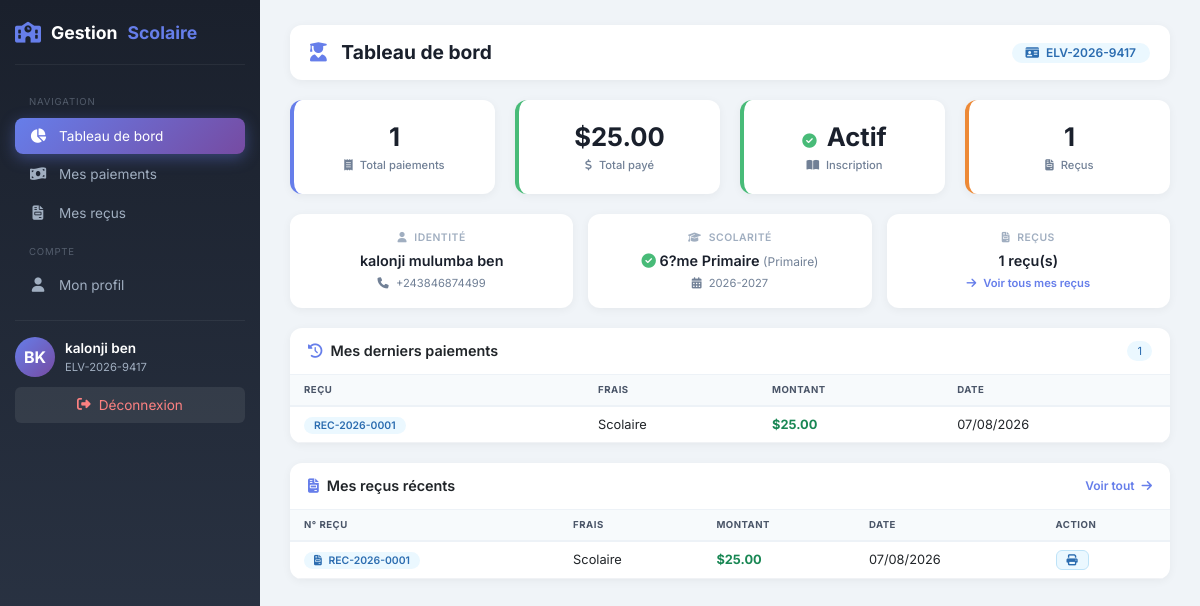
The app's page /eleve/dashboard.php (signed in) with its own data.
### tables this page shows
CREATE TABLE `eleves` (
  `idEleve` int(11) NOT NULL,
  `matricule` varchar(30) NOT NULL,
  `nom` varchar(100) NOT NULL,
  `postNom` varchar(100) DEFAULT NULL,
  `prenom` varchar(100) DEFAULT NULL,
  `lieuNaissance` varchar(100) DEFAULT NULL,
  `sexe` enum('M','F') DEFAULT NULL,
  `dateNaissance` date DEFAULT NULL,
  `adresse` varchar(255) DEFAULT NULL,
  `telephone` varchar(20) DEFAULT NULL,
  `nomPere` varchar(100) DEFAULT NULL,
  `nomMere` varchar(100) DEFAULT NULL,
  `motDePasse` varchar(255) DEFAULT NULL,
  `idUtilisateur` int(11) DEFAULT NULL
);

CREATE TABLE `inscriptions` (
  `idInscription` int(11) NOT NULL,
  `idEleve` int(11) NOT NULL,
  `idClasse` int(11) NOT NULL,
  `idAnnee` int(11) NOT NULL,
  `dateInscription` date NOT NULL,
  `statut` enum('Actif','Termin?') DEFAULT 'Actif'
);

CREATE TABLE `classes` (
  `idClasse` int(11) NOT NULL,
  `nomClasse` varchar(50) NOT NULL,
  `idNiveau` int(11) NOT NULL
);

CREATE TABLE `niveaux` (
  `idNiveau` int(11) NOT NULL,
  `nomNiveau` varchar(50) NOT NULL,
  `description` text DEFAULT NULL
);

CREATE TABLE `annees_scolaires` (
  `idAnnee` int(11) NOT NULL,
  `libelle` varchar(20) NOT NULL,
  `annee` varchar(20) DEFAULT NULL,
  `active` tinyint(1) DEFAULT 1
);

CREATE TABLE `paiements` (
  `idPaiement` int(11) NOT NULL,
  `idInscription` int(11) NOT NULL,
  `idFrais` int(11) NOT NULL,
  `mois` enum('Septembre','Octobre','Novembre','D?cembre','Janvier','F?vrier','Mars','Avril','Mai','Juin','Juillet') DEFAULT NULL,
  `montantPaye` decimal(10,2) NOT NULL,
  `datePaiement` datetime DEFAULT current_timestamp(),
  `idCaissier` int(11) NOT NULL,
  `numeroRecu` varchar(50) DEFAULT NULL
);

CREATE TABLE `frais` (
  `idFrais` int(11) NOT NULL,
  `libelle` varchar(100) NOT NULL,
  `montant` decimal(10,2) NOT NULL,
  `typeFrais` enum('Inscription','Mensualit?','Autre') NOT NULL,
  `idAnnee` int(11) NOT NULL,
  `idNiveau` int(11) DEFAULT NULL,
  `statut` enum('Actif','Inactif') DEFAULT 'Actif'
);

### eleve/dashboard.php (the view, shortened to what this page needs)
<?php
$db = db();
$eleve_id = $_SESSION['eleve_id'];
$stmt = $db->prepare("SELECT * FROM eleves WHERE idEleve = :id");
$stmt->execute(['id' => $eleve_id]);
$eleve = $stmt->fetch();
$stmt = $db->prepare("
    SELECT i.*, c.nomClasse, n.nomNiveau, a.libelle as annee
    FROM inscriptions i
    JOIN classes c ON i.idClasse = c.idClasse
    JOIN niveaux n ON c.idNiveau = n.idNiveau
    JOIN annees_scolaires a ON i.idAnnee = a.idAnnee
    WHERE i.idEleve = :idEleve
    AND i.idAnnee = (SELECT idAnnee FROM annees_scolaires WHERE active = 1)
    LIMIT 1
");
$stmt->execute(['idEleve' => $eleve_id]);
$inscription = $stmt->fetch();
$stmt = $db->prepare("
    SELECT p.*, f.libelle as frais_libelle
    FROM paiements p
    JOIN frais f ON p.idFrais = f.idFrais
    JOIN inscriptions i ON p.idInscription = i.idInscription
    WHERE i.idEleve = :idEleve
    ORDER BY p.datePaiement DESC
    LIMIT 5
");
$stmt->execute(['idEleve' => $eleve_id]);
$paiements = $stmt->fetchAll();
$stmt = $db->prepare("
    SELECT p.*, f.libelle as frais_libelle
    FROM paiements p
    JOIN frais f ON p.idFrais = f.idFrais
    JOIN inscriptions i ON p.idInscription = i.idInscription
    WHERE i.idEleve = :idEleve
    AND p.numeroRecu IS NOT NULL
    ORDER BY p.datePaiement DESC
");
$stmt->execute(['idEleve' => $eleve_id]);
$recus = $stmt->fetchAll();
$stmt = $db->prepare("
    SELECT
        COUNT(*) as total_paiements,
        SUM(montantPaye) as total_montant
    FROM paiements p
    JOIN inscriptions i ON p.idInscription = i.idInscription
    WHERE i.idEleve = :idEleve
");
$stmt->execute(['idEleve' => $eleve_id]);
$stats = $stmt->fetch();
$stmt = $db->query("SELECT * FROM annees_scolaires WHERE active = 1");
$annee_active = $stmt->fetch();
?>
<!DOCTYPE html>
<html lang="fr">
<head>
    <link href="https://cdn.jsdelivr.net/npm/bootstrap@5.3.0-alpha1/dist/css/bootstrap.min.css" rel="stylesheet">
    <link rel="stylesheet" href="https://cdnjs.cloudflare.com/ajax/libs/font-awesome/6.4.0/css/all.min.css">
</head>
<body>
<div class="sidebar" id="sidebar">
    <div class="logo">
        <i class="fas fa-school"></i>
        Gestion<span>Scolaire</span>
    </div>
    <ul class="menu">
        <li class="menu-section">Navigation</li>
        <li><a href="dashboard.php" class="active"><i class="fas fa-chart-pie"></i> Tableau de bord</a></li>
        <li><a href="paiements/historique.php"><i class="fas fa-money-bill-wave"></i> Mes paiements</a></li>
        <li><a href="recus/index.php"><i class="fas fa-file-invoice"></i> Mes reçus</a></li>
        <li class="menu-section">Compte</li>
        <li><a href="profil.php"><i class="fas fa-user"></i> Mon profil</a></li>
    </ul>
    <div class="footer">
        <div class="user">
            <div class="avatar">
                <?php echo strtoupper(substr($_SESSION['eleve_prenom'] ?? 'E', 0, 1) . substr($_SESSION['eleve_nom'] ?? 'A', 0, 1)); ?>
            </div>
            <div>
                <div class="name"><?php echo $_SESSION['eleve_nom'] . ' ' . $_SESSION['eleve_prenom']; ?></div>
                <div class="matricule"><?php echo $_SESSION['eleve_matricule']; ?></div>
            </div>
        </div>
        <a href="../logout.php" class="btn-logout">
            <i class="fas fa-sign-out-alt"></i> Déconnexion
        </a>
    </div>
</div>
<div class="main-content">
    <div class="dashboard">
        <div class="dashboard-header">
            <h2><i class="fas fa-user-graduate"></i> Tableau de bord</h2>
            <div class="header-right">
                <span class="badge"><i class="fas fa-id-card me-1"></i> <?php echo $_SESSION['eleve_matricule']; ?></span>
            </div>
        </div>
        <div class="stats-grid">
            <div class="stat-card">
                <div class="number"><?php echo $stats['total_paiements'] ?? 0; ?></div>
                <div class="label"><i class="fas fa-receipt me-1"></i> Total paiements</div>
            </div>
            <div class="stat-card green">
                <div class="number">$<?php echo number_format($stats['total_montant'] ?? 0, 2); ?></div>
                <div class="label"><i class="fas fa-dollar-sign me-1"></i> Total payé</div>
            </div>
            <div class="stat-card <?php echo $inscription ? 'green' : 'red'; ?>">
                <div class="number">
                    <?php if ($inscription): ?>
                        <i class="fas fa-check-circle" style="color:#48bb78;"></i> Actif
                    <?php else: ?>
                        <i class="fas fa-times-circle" style="color:#e53e3e;"></i> Inactif
                    <?php endif; ?>
                </div>
                <div class="label"><i class="fas fa-book-open me-1"></i> Inscription</div>
            </div>
            <div class="stat-card orange">
                <div class="number"><?php echo count($recus); ?></div>
                <div class="label"><i class="fas fa-file-invoice me-1"></i> Reçus</div>
            </div>
        </div>
        <div class="info-grid">
            <div class="info-card">
                <div class="label"><i class="fas fa-user me-1"></i> Identité</div>
                <div class="value">
                    <?php echo htmlspecialchars($eleve['nom'] . ' ' . ($eleve['postNom'] ?? '') . ' ' . $eleve['prenom']); ?>
                </div>
                <div class="info-sub">
                    <i class="fas fa-phone me-1"></i> <?php echo htmlspecialchars($eleve['telephone'] ?? 'Non renseigné'); ?>
                </div>
            </div>
            <div class="info-card">
                <div class="label"><i class="fas fa-graduation-cap me-1"></i> Scolarité</div>
                <div class="value">
                    <?php if ($inscription): ?>
                        <i class="fas fa-check-circle" style="color:#48bb78;"></i>
                        <?php echo htmlspecialchars($inscription['nomClasse']); ?>
                        <small>(<?php echo htmlspecialchars($inscription['nomNiveau']); ?>)</small>
                    <?php else: ?>
                        <span style="color:#ed8936;">
                            <i class="fas fa-exclamation-triangle"></i> Non inscrit
                        </span>
                    <?php endif; ?>
                </div>
                <div class="info-sub">
                    <i class="fas fa-calendar-alt me-1"></i>
                    <?php echo $inscription ? htmlspecialchars($inscription['annee']) : ($annee_active['libelle'] ?? 'Année en cours'); ?>
                </div>
            </div>
            <div class="info-card">
                <div class="label"><i class="fas fa-file-invoice me-1"></i> Reçus</div>
                <div class="value"><?php echo count($recus); ?> reçu(s)</div>
                <div class="info-sub">
                    <a href="recus/index.php">
                        <i class="fas fa-arrow-right me-1"></i> Voir tous mes reçus
                    </a>
                </div>
            </div>
        </div>
        <div class="widget">
            <div class="widget-header">
                <span class="title"><i class="fas fa-history"></i> Mes derniers paiements</span>
                <span class="badge-count"><?php echo count($paiements); ?></span>
            </div>
            <?php if (empty($paiements)): ?>
                <div class="empty">
                    <i class="fas fa-receipt"></i>
                    Aucun paiement effectué
                </div>
            <?php else: ?>
                <div class="table-wrap">
                    <table>
                        <thead>
                            <tr>
                                <th>Reçu</th>
                                <th>Frais</th>
                                <th>Montant</th>
                                <th>Date</th>
                            </tr>
                        </thead>
                        <tbody>
                            <?php foreach ($paiements as $p): ?>
                            <tr>
                                <td><span class="badge-recu"><?php echo $p['numeroRecu'] ?? 'N/A'; ?></span></td>
                                <td><?php echo htmlspecialchars($p['frais_libelle']); ?></td>
                                <td class="fw-bold text-success">$<?php echo number_format($p['montantPaye'], 2); ?></td>
                                <td><?php echo date('d/m/Y', strtotime($p['datePaiement'])); ?></td>
                            </tr>
                            <?php endforeach; ?>
                        </tbody>
                    </table>
                </div>
            <?php endif; ?>
        </div>
        <div class="widget">
            <div class="widget-header">
                <span class="title"><i class="fas fa-file-invoice"></i> Mes reçus récents</span>
                <a href="recus/index.php" class="widget-link">
                    Voir tout <i class="fas fa-arrow-right ms-1"></i>
                </a>
            </div>
            <?php if (empty($recus)): ?>
                <div class="empty">
                    <i class="fas fa-file-invoice"></i>
                    Aucun reçu disponible
                </div>
            <?php else: ?>
                <div class="table-wrap">
                    <table>
                        <thead>
                            <tr>
                                <th>N° Reçu</th>
                                <th>Frais</th>
                                <th>Montant</th>
                                <th>Date</th>
                                <th>Action</th>
                            </tr>
                        </thead>
                        <tbody>
                            <?php foreach (array_slice($recus, 0, 5) as $r): ?>
                            <tr>
                                <td><span class="badge-recu"><i class="fas fa-file-invoice me-1"></i> <?php echo $r['numeroRecu']; ?></span></td>
                                <td><?php echo htmlspecialchars($r['frais_libelle']); ?></td>
                                <td class="fw-bold text-success">$<?php echo number_format($r['montantPaye'], 2); ?></td>
                                <td><?php echo date('d/m/Y', strtotime($r['datePaiement'])); ?></td>
                                <td>
                                    <a href="recus/imprimer.php?id=<?php echo $r['idPaiement']; ?>" target="_blank" class="btn-print" title="Imprimer">
                                        <i class="fas fa-print"></i>
                                    </a>
                                </td>
                            </tr>
                            <?php endforeach; ?>
                        </tbody>
                    </table>
                </div>
            <?php endif; ?>
        </div>
    </div>
</div>
</body>
</html>

### records on screen
eleves: nom+postNom+prenom "kalonji mulumba ben", telephone "+243846874499"
inscriptions: idClasse.nomClasse "6?me Primaire", niveaux.nomNiveau "Primaire", idAnnee.libelle "2026-2027"
paiements: numeroRecu "REC-2026-0001", idFrais.libelle "Scolaire", montantPaye "25.00", datePaiement "07/08/2026"

### other values on screen
$_SESSION['eleve_nom'] "kalonji"
$_SESSION['eleve_prenom'] "ben"
$_SESSION['eleve_matricule'] "ELV-2026-9417"
$stats['total_paiements'] "1"
$stats['total_montant'] "25.00"
count($recus) "1"
count($paiements) "1"
